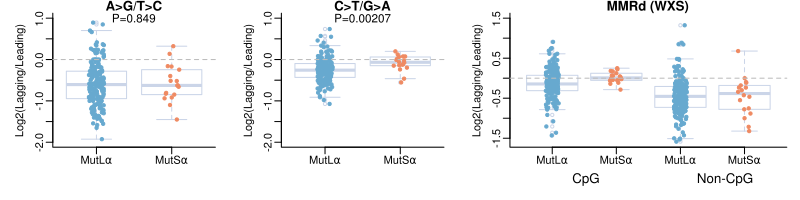

The script that drew this image:
dev.new()
cairo_pdf("msi_rep_asymmetry.pdf",8,2)
layout(matrix(c(1,2,3),nrow=1),widths = c(1,1,1.5))
par(mar=c(4,4,1,1),mgp=c(2,.5,0),bty="l")
cl<-c("#67a9cf","#ef8a62")
ylim=c(-2,1)

#=================
#   PLOT T>C
#=================
p3_all<-read.table("data/mut_prime3.txt",row.names = 1)
p5_all<-read.table("data/mut_prime5.txt",row.names = 1)
share_name<-intersect(rownames(p3_all),rownames(p5_all))
p3_all<-p3_all[share_name,]
p5_all<-p5_all[share_name,]
rep.all<-cbind(p3_all,p5_all)
#-----------------read muts-----------
msi.all<-read.table("data/msi_anno.txt",header = T,row.names = 1)
msi.all<-subset(msi.all,muts!="Double")
msi.all$muts<-as.character(msi.all$muts)
#---------tc rm zero--------------
rep.all$agall<-rep.all[,3]+rep.all[,16]
rep.all$tcall<-rep.all[,4]+rep.all[,15]
p3<-subset(rep.all,select=c("agall","tcall"))
for (i in 1: nrow(p3)){
  p3[i,][which(p3[i,]<4)]=NA
}
p3.rm<-na.omit(p3)
n<-nrow(p3.rm)
p3.rm.ratio<-as.data.frame(matrix(rep(NA,n),ncol=1))
p3.rm.ratio[,1]<-p3.rm[,1]/p3.rm[,2]
rownames(p3.rm.ratio)<-rownames(p3.rm)
colnames(p3.rm.ratio)<-"tc"
msi.all1<-msi.all[rownames(p3.rm),]
msi.all1<-cbind(p3.rm.ratio,msi.all1)
mmr.all1<-msi.all1
mmr.all1$tc<-log(mmr.all1$tc,2)
tmp<-data.frame(tc=mmr.all1$tc)
rownames(tmp)<-rownames(mmr.all1)
boxplot(tc~muts,data=mmr.all1,ylab="Log2(Lagging/Leading)",border="#cbd5e8",notch=F,names=c(paste0("MutL","\u03b1"),paste0("MutS","\u03b1")),main="A>G/T>C",ylim=ylim)
stripchart(tc~muts,data=mmr.all1, method = "jitter",pch = 20, add = TRUE, col =cl , cex = 1,vertical=T)
abline(h=0,lty=2,col="#bdbdbd")
t<-t.test(mmr.all1$tc[which(mmr.all1$muts==1)],mmr.all1$tc[which(mmr.all1$muts==0)])
mtext(paste0("P=",signif(t$p.value,3)),3,cex=.7,line=-1)


#=================
#   PLOT C>T
#=================
#---------ct rm zero--------------
rep.all$ctall<-rep.all[,11]+rep.all[,24]
rep.all$gaall<-rep.all[,12]+rep.all[,23]
p3<-subset(rep.all,select=c("ctall","gaall"))
for (i in 1: nrow(p3)){
  p3[i,][which(p3[i,]<4)]=NA
}
p3.rm<-na.omit(p3)
n<-nrow(p3.rm)
p3.rm.ratio<-as.data.frame(matrix(rep(NA,n),ncol=1))
p3.rm.ratio[,1]<-p3.rm[,1]/p3.rm[,2]
rownames(p3.rm.ratio)<-rownames(p3.rm)
colnames(p3.rm.ratio)<-"ct"
msi.all1<-msi.all[rownames(p3.rm),]
msi.all1<-cbind(p3.rm.ratio,msi.all1)
mmr.all1<-msi.all1
mmr.all1$ct<-log(mmr.all1$ct,2)
boxplot(ct~muts,data=mmr.all1,ylab="Log2(Lagging/Leading)",border="#cbd5e8",notch=F,names=c(paste0("MutL","\u03b1"),paste0("MutS","\u03b1")),main="C>T/G>A",ylim=ylim)
stripchart(ct~muts,data=mmr.all1, method = "jitter",pch = 20, add = TRUE, col =cl , cex = 1,vertical=T)
abline(h=0,lty=2,col="#bdbdbd")
t<-t.test(mmr.all1$ct[which(mmr.all1$muts==1)],mmr.all1$ct[which(mmr.all1$muts==0)])
mtext(paste0("P=",signif(t$p.value,3)),3,cex=.7,line=-1)


#=====================================================================
#   MutS mutants
#======================================================================
ylim<-c(-1.6,1.5)
cpg<-read.table("data/muts_ct_cpg.txt",header = T,row.names = 1)
colnames(cpg)<-"value"
cpg$type<-rep("cpg",nrow(cpg))
ncpg<-read.table("data/muts_ct_ncpg.txt",header = T,row.names = 1)
colnames(ncpg)<-"value"
ncpg$type<-rep("ncpg",nrow(ncpg))
muts.ct1<-rbind(cpg,ncpg)


#=================
#   MutL mutants
#================
cpg<-read.table("data/mutl_ct_cpg.txt",header = T,row.names = 1)
colnames(cpg)<-"value"
cpg$type<-rep("cpg1",nrow(cpg))
ncpg<-read.table("data/mutl_ct_ncpg.txt",header = T,row.names = 1)
colnames(ncpg)<-"value"
ncpg$type<-rep("ncpg1",nrow(ncpg))
muts.ct<-rbind(cpg,ncpg)
muts.ct.msi<-rbind(muts.ct1,muts.ct)
muts.ct.msi$type<-factor(muts.ct.msi$type,c("cpg1","cpg","ncpg1","ncpg"))

par(mar=c(4,4,1,1),mgp=c(2,.5,0),bty="l")
boxplot(value~type,data=muts.ct.msi,main="MMRd (WXS)",ylab="Log2(Lagging/Leading)",border="#cbd5e8",notch=F,names=c(paste0("MutL","\u03b1"),paste0("MutS","\u03b1"),paste0("MutL","\u03b1"),paste0("MutS","\u03b1")),ylim=ylim,cex.axis=1,width=c(0.5,0.5,0.5,0.5))
stripchart(value~type,data=muts.ct.msi, method = "jitter",pch = 20, add = TRUE, col =cl, cex = 1,vertical=T)
abline(h=0,lty=2,col="#bdbdbd")
mtext("CpG",1,cex=.8,line=2,adj=.25)
mtext("Non-CpG",1,cex=.8,line=2,adj=.85)
dev.off()
